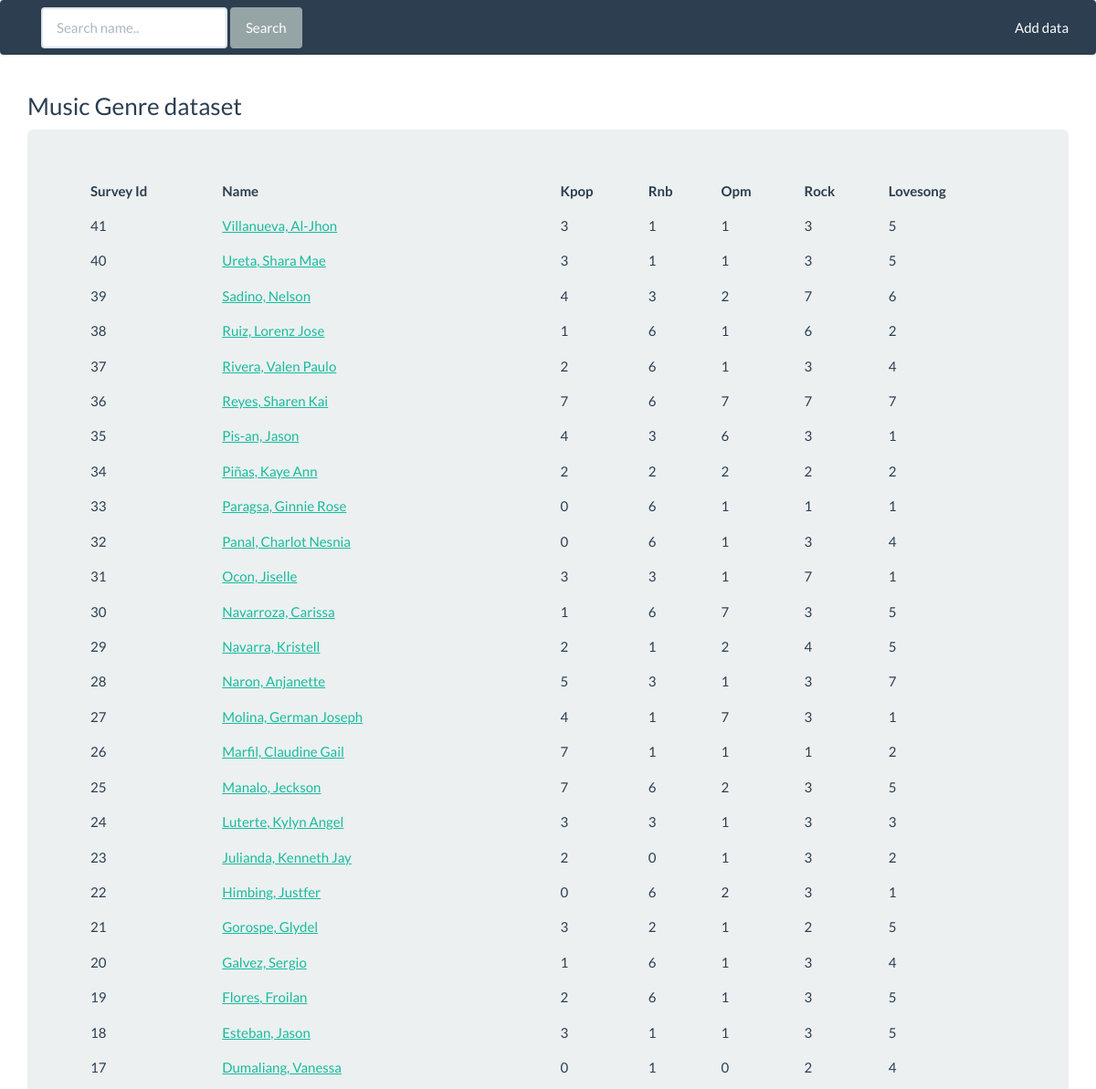
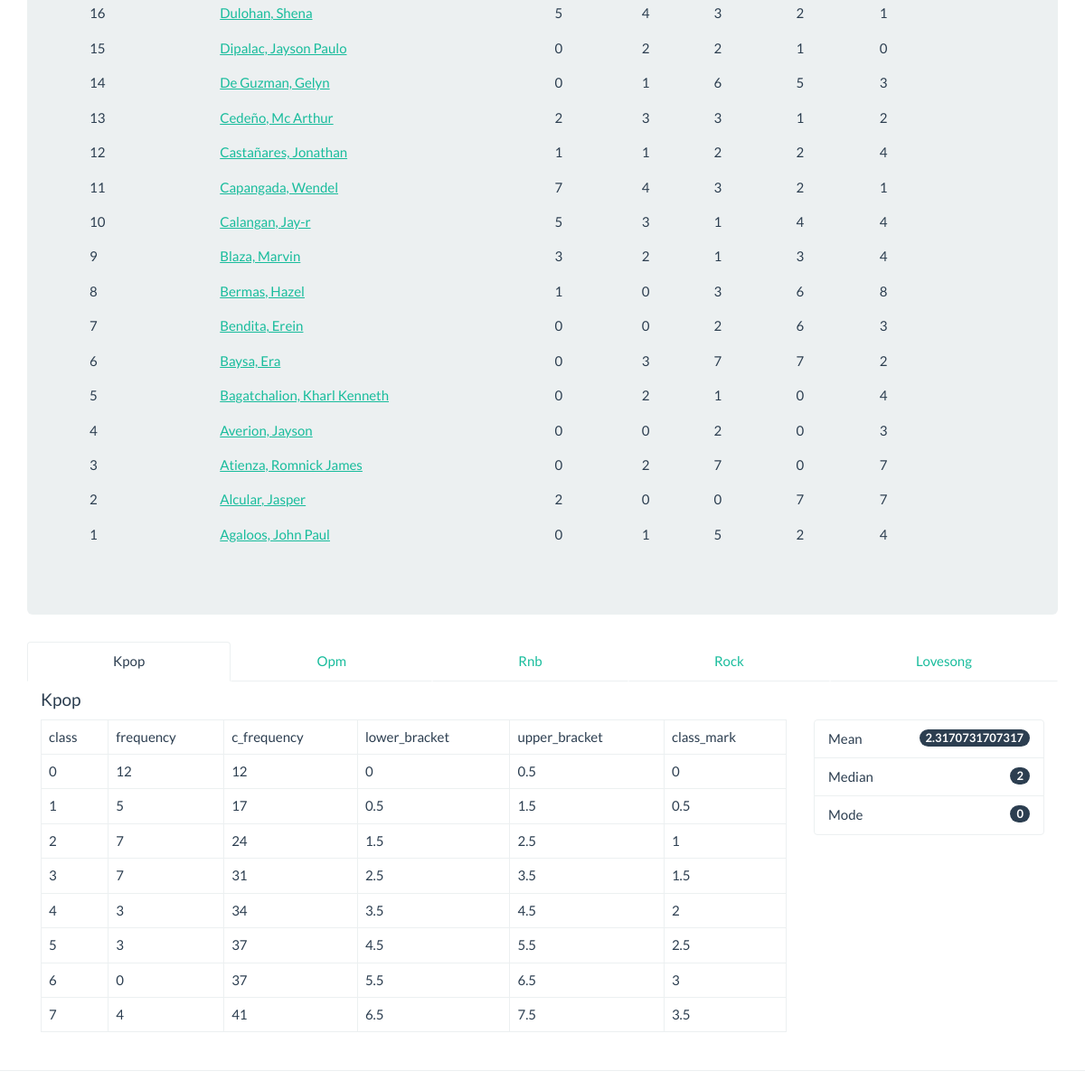
The page / on the database its author committed (2 pictures, top to bottom).
### tables this page shows
CREATE TABLE `surveytable` (
  `survey_id` int(10) unsigned NOT NULL AUTO_INCREMENT,
  `name` varchar(255) NOT NULL,
  `kpop` int(10) unsigned DEFAULT NULL,
  `rnb` int(10) unsigned DEFAULT NULL,
  `opm` int(10) unsigned DEFAULT NULL,
  `rock` int(10) unsigned DEFAULT NULL,
  `lovesong` int(10) unsigned DEFAULT NULL,
  PRIMARY KEY (`survey_id`)
);

### connection.php (called while the page is built, shortened)
<?php
	$mysqli = new mysqli('localhost', 'root', 'root', 'surveyDb');
	$stored_data = array();
	$genres['kpop'] = Array();
	$genres['rnb'] = Array();
	$genres['opm'] = Array();
	$genres['lovesong'] = Array();
	$genres['rock'] = Array();
	$search = (isset($_REQUEST['search'])) ? " WHERE `name` LIKE '%{$_REQUEST['search']}%' " : '';
	$sql = "SELECT *
			FROM `surveytable`
			{$search}
			ORDER BY `survey_id` DESC
			";
	if ( ! $result = $mysqli->query($sql)) {
		echo $mysqli->error;
	}
	while ($row = $result->fetch_assoc()) {
		$stored_header = array_keys($row);
	}
?>

### library.php (called while the page is built)
<?php
class Formulas
{
	var $headers = Array('class', 'frequency', 'c_frequency', 'lower_bracket', 'upper_bracket', 'class_mark');
	public function calc_frames($genre = Array())
	{
		$opts = Array();
		$opts['min'] = min($genre);
		$opts['max'] = max($genre);
		$opts['count'] = sizeof($genre);
		$opts['interval'] = round( ($opts['max'] - $opts['min']) /
			( 1 + 3.322 * log($opts['count']))
			 ) ?: 1;
		return $opts;
	}
	public function build_table($genre = Array())
	{
		$struct = $this->calc_frames($genre);
		$table = Array();
		array_push($table, $this->headers);
		$row = Array();
		$c_frequency = 0;
		for ($i=0; $i <= ($struct['max']); $i++) {
			$min =  ($i * $struct['interval']);
			$max =	($min + ($struct['interval'])) - 1;
			$row[0] = ($struct['interval'] == '1') ? $max : $min . '-' . $max;
			$frequency = 0;
			foreach ($genre as $val) {
				if (($val >= $min) && ($val <= $max)) {
					$frequency++;
					$c_frequency++;
				}
			}
			$row[1] = $frequency;
			$row[2]= $c_frequency;
			$row[3]= (max($min - 0.5,0));
			$row[4]= ($max + 0.5);
			$row[5]= ($min - $max / 2);
			array_push($row);
			array_push($table, $row);
		}
		return $table;
	}
	public function tendency($genre = Array())
	{
		$data = Array();
		$data['mean'] = ((array_sum($genre))/(sizeof($genre)));
		sort($genre);
		if (sizeof($genre) & 1)
		{
			$mid_key = round(sizeof($genre) / 2);
			$data['median'] = $genre[$mid_key - 1];
		}else{
			$mid_key = sizeof($genre) / 2;
			$mid_key2 = $mid_key + 1;
			$data['median'] = (( $genre[$mid_key - 1] + $genre[$mid_key2 -1]) / 2);
		}
		$duple = Array();
		foreach ($genre as $val) {
			if (! array_key_exists('class_' . $val, $duple)) {
				$duple['class_' . $val] = 1;
			}else{
				$duple['class_' . $val] += 1;
			}
		}
		$max_val = max($duple);
		$maxes = Array();
		foreach($duple as $key => $g) {
			if($g == $max_val){
				array_push($maxes, $key);
			}
		}
		if (sizeof($maxes) > 1) {
			$data['mode'] = implode(', ', $maxes);
		}else{
			$data['mode'] = $maxes[0];
		}
		return $data;
	}
}
?>

### index.php (the view, shortened to what this page needs)
<!DOCTYPE html>
<html>
<head>
	<link rel="stylesheet" type="text/css" href="assets/bootstrap.min.css">
</head>
<body>
	<?php require_once 'connection.php'; ?>
	<?php require_once 'library.php'; ?>
	<nav class="navbar navbar-default">
	  <div class="container-fluid">
	    <div class="collapse navbar-collapse" id="bs-example-navbar-collapse-1">
	      <form method="get" class="navbar-form navbar-left" role="search" action="index.php">
	        <div class="form-group">
	          <input type="text" value="<?php echo (isset($_REQUEST['search'])) ? $_REQUEST['search'] : ''; ?>" name="search" class="form-control" placeholder="Search name..">
	        </div>
	        <button type="submit" class="btn btn-default">Search</button>
	      </form>
	      <ul class="nav navbar-nav navbar-right">
	        <li><a id="force_add">Add data</a></li>
	      </ul>
	    </div>
	  </div>
	</nav>
	<div class="container">
		<h3>Music Genre dataset</h3>
		<?php
			$kpop = new Formulas;
			$kpop_table = ($kpop->build_table($genres['kpop']));
			$kpop_tnc   = ($kpop->tendency($genres['kpop']));
		?>
		<div class="jumbotron">
			<table class="table table-bordered">
				<tr>
					<?php if (sizeof($stored_header) > 0): ?>
						<?php foreach ($stored_header as $header): ?>
							<th>
								<?php echo ucwords(str_replace('_', ' ', $header));  ?>
							</th>
						<?php endforeach ?>
					<?php endif ?>
				</tr>
				<?php if ($stored_data && (sizeof($stored_data) > 0)): ?>
					<?php foreach ($stored_data as $data): ?>
						<tr>
							<?php if (is_array($data)): ?>
								<?php foreach ($data as $key => $record): ?>
									<td>
										<?php if ($key == 'name'): ?>
											<a href="#" class='open_obj' ref="<?php echo $data['survey_id']; ?>"><?php echo $record; ?></a>
										<?php else: ?>
											<?php echo $record; ?>
										<?php endif ?>
									</td>
								<?php endforeach ?>
							<?php endif ?>
						</tr>
					<?php endforeach ?>
				<?php endif ?>
			</table>
		</div>
		<div class="genre_tables">
		  <ul class="nav nav-tabs nav-justified" role="tablist">
		    <li role="presentation" class="active"><a href="#kpop" aria-controls="kpop" role="tab" data-toggle="tab">Kpop</a></li>
		    <li role="presentation"><a href="#opm" aria-controls="opm" role="tab" data-toggle="tab">Opm</a></li>
		    <li role="presentation"><a href="#rnb" aria-controls="rnb" role="tab" data-toggle="tab">Rnb</a></li>
		    <li role="presentation"><a href="#rock" aria-controls="rock" role="tab" data-toggle="tab">Rock</a></li>
		    <li role="presentation"><a href="#lovesong" aria-controls="lovesong" role="tab" data-toggle="tab">Lovesong</a></li>
		  </ul>
		  <div class="tab-content">
		    <div role="tabpanel" class="tab-pane active" id="kpop">
		    	<div class="container-fluid">
		    	<div id="kpop_table">
				<h4 class="header">Kpop</h4>
				<div class="row">
					<div class="col-sm-9">
						<table class="table table-bordered">
							<?php foreach ($kpop_table as $row): ?>
								<tr>
									<?php foreach ($row as $col): ?>
										<td>
											<?php echo $col; ?>
										</td>
									<?php endforeach ?>
								</tr>
							<?php endforeach ?>
						</table>
					</div>
					<div class="col-sm-3">
						<ul class="list-group">
						  <li class="list-group-item">
						    <span class="badge"><?php echo ($kpop_tnc['mean']); ?></span>
						    Mean
						  </li>
						  <li class="list-group-item">
						    <span class="badge"><?php echo $kpop_tnc['median']; ?></span>
						    Median
						  </li>
						  <li class="list-group-item">
						    <span class="badge"><?php echo str_replace('class_', '', $kpop_tnc['mode']); ?></span>
						    Mode
						  </li>
						</ul>
					</div>
				</div>
				</div>
		    	</div>
		    </div>
		  </div>
		</div>
	</div>
	<footer>
		<hr>
	</footer>
</body>
</html>

### rows shown on the page
surveytable: survey_id "41", name "Villanueva, Al-Jhon", kpop "3", rnb "1", opm "1", rock "3", lovesong "5"
surveytable: survey_id "40", name "Ureta, Shara Mae", kpop "3", rnb "1", opm "1", rock "3", lovesong "5"
surveytable: survey_id "39", name "Sadino, Nelson", kpop "4", rnb "3", opm "2", rock "7", lovesong "6"
surveytable: survey_id "38", name "Ruiz, Lorenz Jose", kpop "1", rnb "6", opm "1", rock "6", lovesong "2"
surveytable: survey_id "37", name "Rivera, Valen Paulo", kpop "2", rnb "6", opm "1", rock "3", lovesong "4"
surveytable: survey_id "36", name "Reyes, Sharen Kai", kpop "7", rnb "6", opm "7", rock "7", lovesong "7"
surveytable: survey_id "35", name "Pis-an, Jason", kpop "4", rnb "3", opm "6", rock "3", lovesong "1"
surveytable: survey_id "34", name "Piñas, Kaye Ann", kpop "2", rnb "2", opm "2", rock "2", lovesong "2"
surveytable: survey_id "33", name "Paragsa, Ginnie Rose", kpop "0", rnb "6", opm "1", rock "1", lovesong "1"
surveytable: survey_id "32", name "Panal, Charlot Nesnia", kpop "0", rnb "6", opm "1", rock "3", lovesong "4"
surveytable: survey_id "31", name "Ocon, Jiselle", kpop "3", rnb "3", opm "1", rock "7", lovesong "1", col "3", col "2.5", col "3.5", col "1.5"
surveytable: survey_id "30", name "Navarroza, Carissa", kpop "1", rnb "6", opm "7", rock "3", lovesong "5"
surveytable: survey_id "29", name "Navarra, Kristell", kpop "2", rnb "1", opm "2", rock "4", lovesong "5"
surveytable: survey_id "28", name "Naron, Anjanette", kpop "5", rnb "3", opm "1", rock "3", lovesong "7"
surveytable: survey_id "27", name "Molina, German Joseph", kpop "4", rnb "1", opm "7", rock "3", lovesong "1"
surveytable: survey_id "26", name "Marfil, Claudine Gail", kpop "7", rnb "1", opm "1", rock "1", lovesong "2"
surveytable: survey_id "25", name "Manalo, Jeckson", kpop "7", rnb "6", opm "2", rock "3", lovesong "5"
surveytable: survey_id "24", name "Luterte, Kylyn Angel", kpop "3", rnb "3", opm "1", rock "3", lovesong "3"
surveytable: survey_id "23", name "Julianda, Kenneth Jay", kpop "2", rnb "0", opm "1", rock "3", lovesong "2"
surveytable: survey_id "22", name "Himbing, Justfer", kpop "0", rnb "6", opm "2", rock "3", lovesong "1"
surveytable: survey_id "21", name "Gorospe, Glydel", kpop "3", rnb "2", opm "1", rock "2", lovesong "5"
surveytable: survey_id "20", name "Galvez, Sergio", kpop "1", rnb "6", opm "1", rock "3", lovesong "4"
surveytable: survey_id "19", name "Flores, Froilan", kpop "2", rnb "6", opm "1", rock "3", lovesong "5"
surveytable: survey_id "18", name "Esteban, Jason", kpop "3", rnb "1", opm "1", rock "3", lovesong "5"
surveytable: survey_id "17", name "Dumaliang, Vanessa", kpop "0", rnb "1", opm "0", rock "2", lovesong "4"
surveytable: survey_id "16", name "Dulohan, Shena", kpop "5", rnb "4", opm "3", rock "2", lovesong "1"
surveytable: survey_id "15", name "Dipalac, Jayson Paulo", kpop "0", rnb "2", opm "2", rock "1", lovesong "0"
surveytable: survey_id "14", name "De Guzman, Gelyn", kpop "0", rnb "1", opm "6", rock "5", lovesong "3"
surveytable: survey_id "13", name "Cedeño, Mc Arthur", kpop "2", rnb "3", opm "3", rock "1", lovesong "2"
surveytable: survey_id "12", name "Castañares, Jonathan", kpop "1", rnb "1", opm "2", rock "2", lovesong "4"
surveytable: survey_id "11", name "Capangada, Wendel", kpop "7", rnb "4", opm "3", rock "2", lovesong "1"
surveytable: survey_id "10", name "Calangan, Jay-r", kpop "5", rnb "3", opm "1", rock "4", lovesong "4"
surveytable: survey_id "9", name "Blaza, Marvin", kpop "3", rnb "2", opm "1", rock "3", lovesong "4"
surveytable: survey_id "8", name "Bermas, Hazel", kpop "1", rnb "0", opm "3", rock "6", lovesong "8"
surveytable: survey_id "7", name "Bendita, Erein", kpop "0", rnb "0", opm "2", rock "6", lovesong "3"
surveytable: survey_id "6", name "Baysa, Era", kpop "0", rnb "3", opm "7", rock "7", lovesong "2"
surveytable: survey_id "5", name "Bagatchalion, Kharl Kenneth", kpop "0", rnb "2", opm "1", rock "0", lovesong "4"
surveytable: survey_id "4", name "Averion, Jayson", kpop "0", rnb "0", opm "2", rock "0", lovesong "3"
surveytable: survey_id "3", name "Atienza, Romnick James", kpop "0", rnb "2", opm "7", rock "0", lovesong "7"
surveytable: survey_id "2", name "Alcular, Jasper", kpop "2", rnb "0", opm "0", rock "7", lovesong "7"
surveytable: survey_id "1", name "Agaloos, John Paul", kpop "0", rnb "1", opm "5", rock "2", lovesong "4"

### other values the page prints
str_replace('_', ' ', $header) "Survey Id"
str_replace('_', ' ', $header) "Name"
str_replace('_', ' ', $header) "Kpop"
str_replace('_', ' ', $header) "Rnb"
str_replace('_', ' ', $header) "Opm"
str_replace('_', ' ', $header) "Rock"
str_replace('_', ' ', $header) "Lovesong"
$col "class"
$col "frequency"
$col "c_frequency"
$col "lower_bracket"
$col "upper_bracket"
$col "class_mark"
$col "0"
$col "12"
